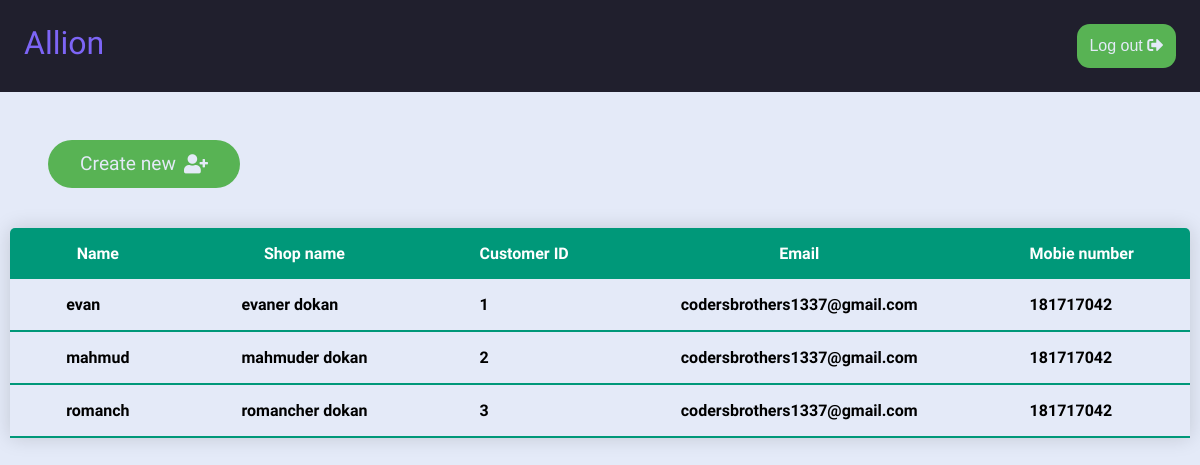
Screenshot of /customer/ with the database file from the repository.
### account/models.py (models this page shows, shortened)
class Customer(models.Model):
    name = models.CharField(max_length=100)
    fathers_name = models.CharField(max_length=100)
    shopname = models.CharField(max_length=200)
    phone_number = models.BigIntegerField(max_length=11)
    email = models.EmailField()
    nid = models.BigIntegerField(max_length=30)
    nominee_name = models.CharField(max_length=100)
    nominee_number = models.BigIntegerField(max_length=11)

### account/views.py (the view)
# urls.py: path('customer/', views.customer, name='customer'),
def customer(request):
    data = Customer.objects.all()
    return render(request, "customer.html", {"datas": data})

### templates/customer.html (shortened to what this page needs)
<!DOCTYPE html>
{% load static %}
<html lang="en">
<head>
    <link rel="stylesheet" href="https://use.fontawesome.com/releases/v5.15.4/css/all.css">
    <link rel="stylesheet" href="{% static 'style.css' %}">
</head>
<body>
    <header>
        <a class="logo" href="#">Allion</a>
        <nav class="nav-bar">
            <ul>
                <li><button class="log-out"><a href="#">Log out <i class="fas fa-sign-out-alt"></i></a></button></li>
            </ul>
        </nav>
    </header>
    <div class="options">
      <a href="{% url 'create_customer' %}">
        <button class="add">
          Create new <i class="fas fa-user-plus"></i>
      </button>
      </a>
    </div>
    <section class="tables">
        <table class="content-table">
            <thead>
              <tr>
                <th>Name</th>
                <th>Shop name</th>
                <th>Customer ID</th>
                <th>Email</th>
                <th>Mobie number</th>
              </tr>
            </thead>
            {% for data in datas %}
            <tbody>
              <tr>
                <td>{{ data.name }}</td>
                <td>{{ data.shopname }}</td>
                <td>{{ data.id }}</td>
                <td>{{ data.email }}</td>
                <td>{{ data.phone_number }}</td>
              </tr>
            </tbody>
            {% endfor %}
          </table>
    </section>
</body>
</html>

### static/style.css (style rules this page uses)
.options { margin: 3rem 3rem 0rem 3rem; display: -webkit-box; display: -ms-flexbox; display: flex; -webkit-box-pack: justify; -ms-flex-pack: justify; justify-content: space-between; }
.options a { text-decoration: none; }
.options .add { width: 12rem; border: none; background-color: #58B354; color: #E4EAF8; padding: 0.8rem; border-radius: 2rem; display: -webkit-box; display: -ms-flexbox; display: flex; -webkit-box-pack: center; -ms-flex-pack: center; justify-content: center; -webkit-box-align: center; -ms-flex-align: center; align-items: center; font-size: 1.2rem; font-weight: 500; font-family: 'Red Hat Display', sans-serif; }
.options .add i { margin-left: 0.5rem; }
.tables { display: -webkit-box; display: -ms-flexbox; display: flex; -webkit-box-pack: center; -ms-flex-pack: center; justify-content: center; }
.content-table { border-collapse: collapse; margin: 2.5rem 0; font-size: 1em; font-family: 'Red Hat Display', sans-serif; min-width: 400px; border-radius: 5px 5px 0 0; overflow: hidden; -webkit-box-shadow: 0 0 20px rgba(0, 0, 0, 0.15); box-shadow: 0 0 20px rgba(0, 0, 0, 0.15); }
.content-table thead tr { background-color: #009879; color: #ffffff; text-align: center; font-weight: bold; }
.content-table th, .content-table td { padding: 1rem 3.5rem; }
.content-table tbody tr { border-bottom: 1px solid #dddddd; font-weight: bold; }
.content-table tbody tr:last-of-type { border-bottom: 2px solid #009879; }
* { padding: 0; margin: 0; -webkit-box-sizing: border-box; box-sizing: border-box; }
body { background: #E4EAF8; height: 100vh; font-family: 'Red Hat Display', sans-serif; }
header { z-index: 1; background-color: #201F2D; width: 100%; display: -ms-grid; display: grid; -ms-grid-columns: (1fr)[2]; grid-template-columns: repeat(2, 1fr); padding: 1.5rem; }
header .logo { text-decoration: none; color: #7D65F6; font-size: 2em; }
header .nav-bar ul { display: -webkit-box; display: -ms-flexbox; display: flex; -webkit-box-pack: end; -ms-flex-pack: end; justify-content: end; -webkit-box-align: center; -ms-flex-align: center; align-items: center; list-style: none; }
header .nav-bar ul li { list-style: none; }
header .nav-bar ul li .log-out { border: none; background-color: #58B354; color: #E4EAF8; padding: 0.8rem; border-radius: 0.8rem; display: -webkit-box; display: -ms-flexbox; display: flex; -webkit-box-pack: center; -ms-flex-pack: center; justify-content: center; -webkit-box-align: center; -ms-flex-align: center; align-items: center; }
header .nav-bar ul li .log-out a { font-size: 1.2em; text-decoration: none; color: #E4EAF8; }
ul { list-style: none; }

### rows the page displays
Customer: name "evan", shopname "evaner dokan", id "1", email "codersbrothers1337@gmail.com", phone_number "181717042"
Customer: name "mahmud", shopname "mahmuder dokan", id "2", email "codersbrothers1337@gmail.com", phone_number "181717042"
Customer: name "romanch", shopname "romancher dokan", id "3", email "codersbrothers1337@gmail.com", phone_number "181717042"
